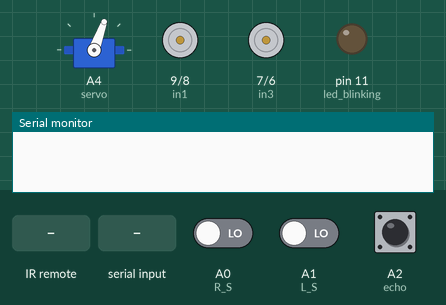
Simulated run of this sketch. Board: Arduino Uno, built with avr-gcc and run on an emulated ATmega328P. Shown: servo, motor-driver pin pairs drawn as motors (green arrow = first pin HIGH = forward, orange = second pin HIGH = backward, longer = more drive, scaled by the enable pin), output pins drawn as LEDs (lit = HIGH), the last lines printed to the serial monitor. Wiring (inferred from the names in the program): servo: signal A4. Inputs (shaded band) come from the test bench; at power-on: A2 (echo) LOW, A0 (R_S) LOW, A1 (L_S) LOW. Servo pulses on a pin are drawn as a servo (544–2400 µs = 0–180°); pins used as bus, display or sensor lines are not drawn.

Above: at 4.7 s.
4.8 s: infrared code 0x1FE7887 received
At 8.1 s:
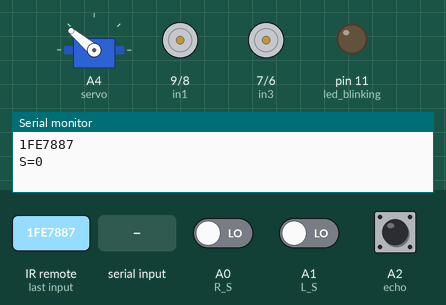
8.3 s: A2 (echo) pulsed HIGH 2 times (0.12 s each, 0.3 s apart)
At 11.3 s:
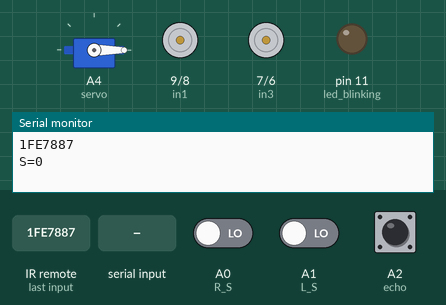
11.8 s: "d\n" received over the second serial link
19.1 s: infrared code 0x1FE58A7 received
At 22.9 s:
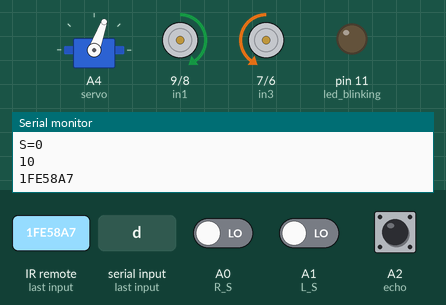
23.3 s: "1\n" received over the second serial link
Timing chart, 0 to 33.5 s (numbered marks = the images above; inputs shaded):
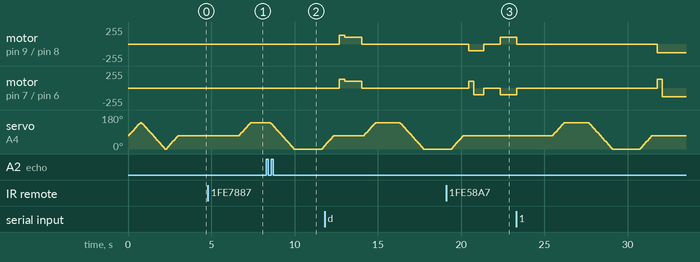

The sketch:

vOiD_2.1-code_21.2.ino
```cpp
//09   : Update - Now it will stop if any obstacle is in from of it, even in rc/ line following mode
//10   : Update - Button added - force stop
//11   : Update - sends dist to app - 1
//12   : Update - sends dist to app - 2
//13   : Update - addition of another BT module, removed sending data to app
//14   : Update - Sends dist to app - 3 - Successful!!!
//15   : Update - bug fixes
//16   : Update - fixed issue of malfunctioning of bot speed
//17   : Update - Fixed ir remote not functioning
//18   : Update - Stops the bot from crashing if ir remote forward button is used - 1
//19   : Update - Stops the bot from crashing if ir remote forward button is used - 2 - Successful!!!
//20   : Update - Bug Fixes - Prevenyting the bot from malfunctioning while using ir remote
//21   : Update - removed some delays
//21.1 : Update - If line ends, mode is set to manual
//21.2 : Update - If both IR Sensors detect nothing, the bot will stop automatically

#include <SoftwareSerial.h>
SoftwareSerial BT_Serial(2, 3); // arduino RX, TX; bt TX RX

#include <IRremote.h>
#define RECV_PIN A5
IRrecv irrecv(RECV_PIN);
decode_results results;


#define enA 10//Enable1 L298 Pin enA
#define in1 9 //Motor1  L298 Pin in1
#define in2 8 //Motor1  L298 Pin in1
#define in3 7 //Motor2  L298 Pin in1
#define in4 6 //Motor2  L298 Pin in1
#define enB 5 //Enable2 L298 Pin enB

#define servo A4

#define R_S A0 //ir sensor Right
#define L_S A1 //ir sensor Left

#define echo A2    //Echo pin
#define trigger A3 //Trigger pin

int distance_L, distance_F = 30, distance_R;
long distance;
int set = 35;
int chk = 0;


int bt_ir_data; // variable to receive data from the serial port and IRremote
int Speed = 130;
int mode=0;
int IR_data;


int timer = 0;
int timer2 = 0;


int btsend = 0;
int btdt = 0;


void setup(){ // put your setup code here, to run once
pinMode(11, OUTPUT);                                        //led blinking


pinMode(R_S, INPUT); // declare if sensor as input
pinMode(L_S, INPUT); // declare ir sensor as input

pinMode(echo, INPUT );// declare ultrasonic sensor Echo pin as input
pinMode(trigger, OUTPUT); // declare ultrasonic sensor Trigger pin as Output

pinMode(enA, OUTPUT); // declare as output for L298 Pin enA
pinMode(in1, OUTPUT); // declare as output for L298 Pin in1
pinMode(in2, OUTPUT); // declare as output for L298 Pin in2
pinMode(in3, OUTPUT); // declare as output for L298 Pin in3
pinMode(in4, OUTPUT); // declare as output for L298 Pin in4
pinMode(enB, OUTPUT); // declare as output for L298 Pin enB

irrecv.enableIRIn(); // Start the receiver
irrecv.blink13(true);

Serial.begin(9600); // start serial communication at 9600bps
BT_Serial.begin(9600);

pinMode(servo, OUTPUT);

 for (int angle = 70; angle <= 140; angle += 5)  {
   servoPulse(servo, angle);  }
 for (int angle = 140; angle >= 0; angle -= 5)  {
   servoPulse(servo, angle);  }

 for (int angle = 0; angle <= 70; angle += 5)  {
   servoPulse(servo, angle);  }
delay(500);
}


void loop(){

timer += 1;
timer2 += 1;

if(BT_Serial.available() > 0){  //if some date is sent, reads it and saves in state
bt_ir_data = BT_Serial.read();
Serial.println(bt_ir_data);
if((260 > bt_ir_data)&&(bt_ir_data > 39)){Speed = bt_ir_data;}
}

if (irrecv.decode(&results )) {
      Serial.println(results.value, HEX);

      switch (results.value) {

        case 33441975:            // Power button mode 0
            Stop();
            bt_ir_data = -1;
            mode = 0;
            break;

        case 33446055:            // Mode button mode 1
            Stop();
            bt_ir_data = -1;
            mode = 1;
            break;
        case 33454215:            // Mute button mode 2
            Stop();
            bt_ir_data = -1;
            mode = 2;
            break;

    distance_F = Ultrasonic_read();
if((distance_F<set) && (chk==1)){chk = 2; Stop();}
if( distance_F>set){chk = 0;}

        if((mode == 0)&&(chk==0)){

          case 33478695:            // button 2 FORDWARD
            if (distance_F>set){
            bt_ir_data = 1;
            break;
            }
            else if (distance_F<set){
              Stop();
              break;
            }

         case 33435855:            // button 4 LEFT
            bt_ir_data = -1;
            turnLeft();
            break;

         case 33468495:            // button 5 STOP
            bt_ir_data = -1;
            Stop();
            break;

         case 33452175:            // button 6 RIGHT
            bt_ir_data = -1;
            turnRight();
            break;

         case 33484815:            // button 8 BACK
            Stop();
            bt_ir_data = -1;
            backward();
            break;}
         }
   irrecv.resume();
   }


if(timer == 100){
  btsend = Ultrasonic_read();
if (btsend > 200){btsend = 200;};
  btdt = btsend + 270;
  BT_Serial.print(btdt);
  BT_Serial.print(";");
  timer = 0;
}


//===============================================================================
//                             Mode Selection
//===============================================================================
     if(bt_ir_data == 8){mode=0; Stop();}    //Manual Android Application and IR Remote Control Command
else if(bt_ir_data == 9){mode=1; Speed=130;} //Auto Line Follower Command
else if(bt_ir_data ==10){mode=2; Speed=130;} //Auto Obstacle Avoiding Command
//===============================================================================


//===============================================================================
//                             Speed controlling
//===============================================================================
analogWrite(enA, Speed); // Write The Duty Cycle 0 to 255 Enable Pin A for Motor1 Speed
analogWrite(enB, Speed); // Write The Duty Cycle 0 to 255 Enable Pin B for Motor2 Speed
//===============================================================================


if(mode==0){
//===============================================================================
//                          Key Control Command
//===============================================================================

distance_F = Ultrasonic_read();
if((distance_F<set) && (chk==1)){chk = 2; Stop();}
if(distance_F>set){chk = 0;}

     if((bt_ir_data == 1) && (chk==0)){chk = 1; forward(); }  // if the bt_data is '1' the DC motor will go forward
else if(bt_ir_data == 2){backward();}  // if the bt_data is '2' the motor will Reverse
else if(bt_ir_data == 3){turnLeft();}  // if the bt_data is '3' the motor will turn left
else if(bt_ir_data == 4){turnRight();} // if the bt_data is '4' the motor will turn right
else if(bt_ir_data == 5){Stop();}     // if the bt_data '5' the motor will Stop

//===============================================================================
//                          Voice Control Command
//===============================================================================

else if(bt_ir_data == 6){turnLeft();  delay(500);  bt_ir_data = 5;}
else if(bt_ir_data == 7){turnRight(); delay(500);  bt_ir_data = 5;}


if((digitalRead(R_S) == 1)&&(digitalRead(L_S) == 1)){backward();delay(300); Stop();}
}

if(mode==1){
//===============================================================================
//                          Line Follower Control
//===============================================================================

distance_F = Ultrasonic_read();
if((distance_F<set) && (chk==1)){chk = 2; Stop();}
if(distance_F>set){chk = 0;}


if((digitalRead(R_S) == 0)&&(digitalRead(L_S) == 0) && (chk==0)){chk = 1;forward();}  //if Right Sensor and Left Sensor are at White color then it will call forward function
if((digitalRead(R_S) == 1)&&(digitalRead(L_S) == 0)){turnRight();}//if Right Sensor is Black and Left Sensor is White then it will call turn Right function
if((digitalRead(R_S) == 0)&&(digitalRead(L_S) == 1)){turnLeft();} //if Right Sensor is White and Left Sensor is Black then it will call turn Left function
if((digitalRead(R_S) == 1)&&(digitalRead(L_S) == 1)){Stop();mode=0;}     //if Right Sensor and Left Sensor are at Black color then it will call Stop function

if(bt_ir_data == 16){mode=0; Stop();delay(2000);}

}

if(mode==2){
//===============================================================================
//                          Obstacle Avoiding Control
//===============================================================================


 distance_F = Ultrasonic_read();
 Serial.print("S=");Serial.println(distance_F);
  if (distance_F > set){forward();}
    else{Check_side();}

    if(bt_ir_data == 16){mode=0; Stop();delay(2000);}
    if((digitalRead(R_S) == 1)&&(digitalRead(L_S) == 1)){backward();delay(300);mode=0;}
}

//===============================================================================
//                             Blinking LED
//===============================================================================
if (timer2 == 100){digitalWrite(11, HIGH);}
else if (timer2 == 200){digitalWrite(11, LOW);timer2 = 0;}
//===============================================================================
}                                                                                   //Void loop ends

void servoPulse (int pin, int angle){
int pwm = (angle*11) + 500;      // Convert angle to microseconds
 digitalWrite(pin, HIGH);
 delayMicroseconds(pwm);
 digitalWrite(pin, LOW);
 delay(50);                   // Refresh cycle of servo
}


//**********************Ultrasonic_read****************************
long Ultrasonic_read(){
  digitalWrite(trigger, LOW);
  delayMicroseconds(2);
  digitalWrite(trigger, HIGH);
  delayMicroseconds(10);
  distance = pulseIn (echo, HIGH);
  return distance / 29 / 2;
}

void compareDistance(){
       if (distance_L > distance_R){
  turnLeft();
  delay(350);
  }
  else if (distance_R > distance_L){
  turnRight();
  delay(350);
  }
  else{
  backward();
  delay(300);
  turnRight();
  delay(600);
  }
}

void Check_side(){
    Stop();
    delay(100);
 for (int angle = 70; angle <= 140; angle += 5)  {
   servoPulse(servo, angle);  }
    delay(300);
    distance_L = Ultrasonic_read();
    delay(100);
  for (int angle = 140; angle >= 0; angle -= 5)  {
   servoPulse(servo, angle);  }
    delay(500);
    distance_R = Ultrasonic_read();
    delay(100);
 for (int angle = 0; angle <= 70; angle += 5)  {
   servoPulse(servo, angle);  }
    delay(300);
    compareDistance();

}


//===============================================================================
//                              Movement controls
//===============================================================================

void forward(){//forward
digitalWrite(in1, HIGH); //Right Motor forward Pin
digitalWrite(in2, LOW);  //Right Motor backward Pin
digitalWrite(in3, LOW);  //Left Motor backward Pin
digitalWrite(in4, HIGH); //Left Motor forward Pin

}

void backward(){ //backward
digitalWrite(in1, LOW);  //Right Motor forward Pin
digitalWrite(in2, HIGH); //Right Motor backward Pin
digitalWrite(in3, HIGH); //Left Motor backward Pin
digitalWrite(in4, LOW);  //Left Motor forward Pin
}

void turnRight(){ //turnRight
digitalWrite(in1, LOW);  //Right Motor forward Pin
digitalWrite(in2, HIGH); //Right Motor backward Pin
digitalWrite(in3, LOW);  //Left Motor backward Pin
digitalWrite(in4, HIGH); //Left Motor forward Pin
}

void turnLeft(){ //turnLeft
digitalWrite(in1, HIGH); //Right Motor forward Pin
digitalWrite(in2, LOW);  //Right Motor backward Pin
digitalWrite(in3, HIGH); //Left Motor backward Pin
digitalWrite(in4, LOW);  //Left Motor forward Pin
}

void Stop(){ //stop
digitalWrite(in1, LOW); //Right Motor forward Pin
digitalWrite(in2, LOW); //Right Motor backward Pin
digitalWrite(in3, LOW); //Left Motor backward Pin
digitalWrite(in4, LOW); //Left Motor forward Pin
}
```

Measured:
- after the input at 4.8 s, servo on A4 (servo): moves from 70° to 140° over 0.67 s, starting after 1.9 s
- after the input at 19.1 s, servo on A4 (servo): goes on until 20.1 s, then stays 70°
